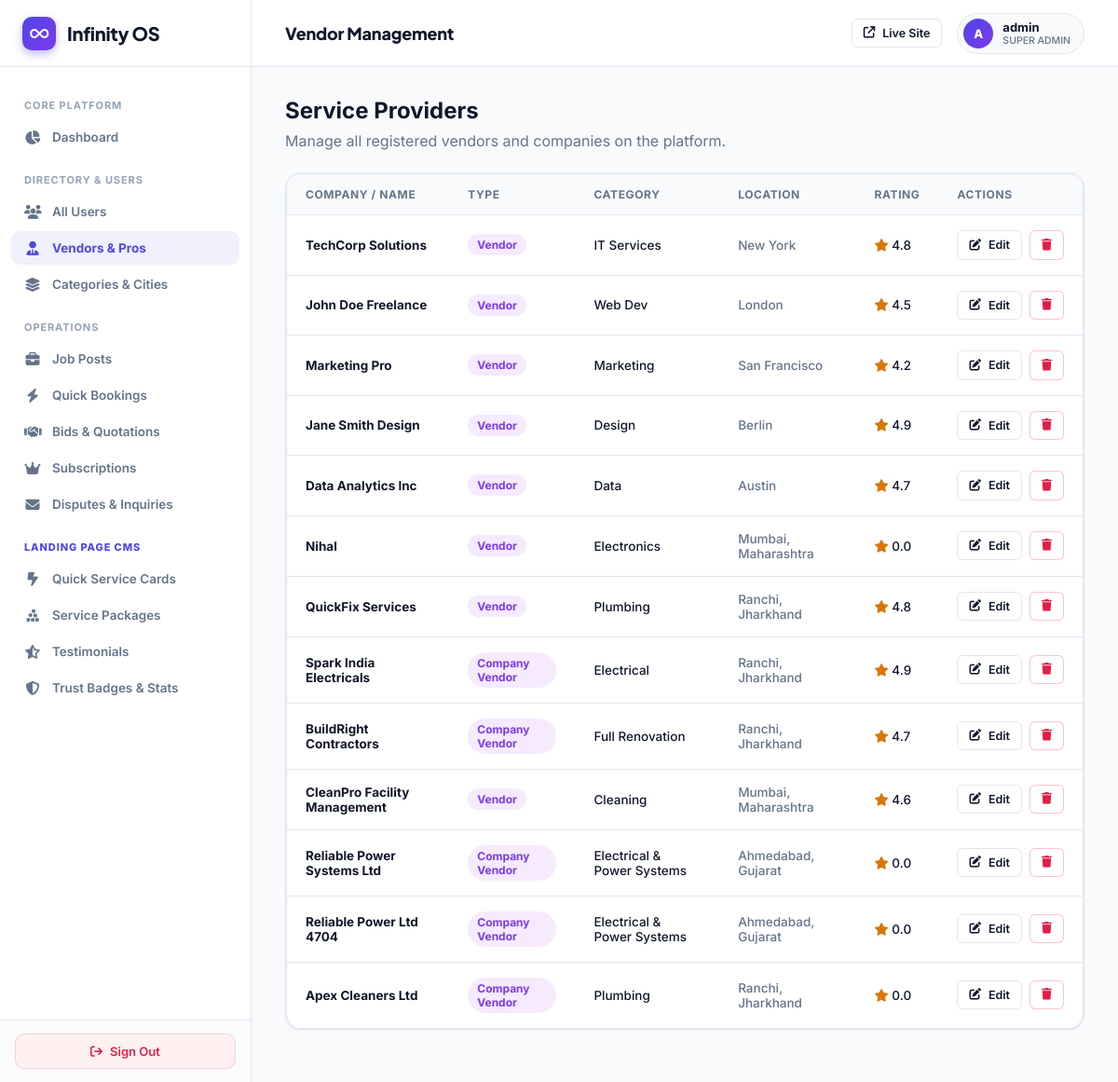
/super-admin/vendors/ (signed in), run on the app's committed database.
### myapp/models.py (models this page shows)
class CustomUser(AbstractUser):
    ROLE_CHOICES = (
        ('ADMIN', 'Admin'),
        ('VENDOR', 'Vendor'),
        ('USER', 'User'),
    )
    role = models.CharField(max_length=20, choices=ROLE_CHOICES, default='USER')

class VendorProfile(models.Model):
    user = models.OneToOneField(CustomUser, on_delete=models.CASCADE, related_name='vendor_profile')
    company_name = models.CharField(max_length=255, blank=True, null=True)
    category = models.CharField(max_length=100)
    location = models.CharField(max_length=255)
    VENDOR_TYPE_CHOICES = (
        ('vendor', 'Vendor'),
        ('company', 'Company Vendor'),
    )
    vendor_type = models.CharField(max_length=20, choices=VENDOR_TYPE_CHOICES, default='vendor')
    employee_code = models.CharField(max_length=50, null=True, blank=True)
    employee_details = models.TextField(null=True, blank=True)
    dob = models.DateField(null=True, blank=True)
    gender = models.CharField(max_length=20, null=True, blank=True)
    address = models.TextField(null=True, blank=True)
    experience = models.IntegerField(default=0)
    id_proof = models.CharField(max_length=100, null=True, blank=True)
    profile_image = models.ImageField(upload_to='vendor_profiles/', null=True, blank=True)
    about = models.TextField(null=True, blank=True)
    rating = models.DecimalField(max_digits=3, decimal_places=1, default=0.0)
    registered_date = models.DateTimeField(default=timezone.now)
    def __str__(self):
        return self.company_name or self.user.username

### myapp/super_admin_views.py (the view)
# urls.py: path('super-admin/vendors/', super_admin_views.super_admin_vendors, name='super_admin_vendors'),
@sa_required
def super_admin_vendors(request):
    vendors = VendorProfile.objects.all().select_related('user')
    return render(request, 'superadmin/vendors.html', {'vendors': vendors})

### myapp/super_admin_views.py (called while the page is built)
def sa_required(view_func):
    from functools import wraps
    @wraps(view_func)
    def wrapper(request, *args, **kwargs):
        if not request.user.is_authenticated:
            return redirect(f'{LOGIN_URL}?next={request.path}')
        if not request.user.is_superuser:
            return redirect('/')
        return view_func(request, *args, **kwargs)
    return wrapper

### templates/superadmin/vendors.html (shortened to what this page needs)
{% extends 'superadmin/base.html' %}
{% block header_title %}Vendor Management{% endblock %}
{% block content %}
<div style="margin-bottom: 24px;">
  <h2 style="font-size: 24px; font-weight: 700; margin-bottom: 8px;">Service Providers</h2>
  <p style="color: var(--text-muted);">Manage all registered vendors and companies on the platform.</p>
</div>
<div class="card" style="padding: 0;">
  <div class="table-container">
    <table>
      <thead>
        <tr>
          <th>Company / Name</th>
          <th>Type</th>
          <th>Category</th>
          <th>Location</th>
          <th>Rating</th>
          <th>Actions</th>
        </tr>
      </thead>
      <tbody>
        {% for v in vendors %}
        <tr>
          <td><strong>{{ v.company_name|default:v.user.username }}</strong></td>
          <td><span class="badge" style="background: rgba(168,85,247,0.12); color: #7c3aed;">{{ v.get_vendor_type_display }}</span></td>
          <td>{{ v.category }}</td>
          <td style="color: var(--text-muted);">{{ v.location }}</td>
          <td><i class="fa-solid fa-star" style="color: var(--warning);"></i> {{ v.rating }}</td>
          <td>
            <div style="display: flex; gap: 8px;">
              <a href="{% url 'super_admin_vendor_edit' v.id %}" class="btn btn-outline btn-sm"><i class="fa-solid fa-pen-to-square"></i> Edit</a>
              <a href="{% url 'super_admin_vendor_delete' v.id %}" class="btn btn-outline btn-sm" style="border-color: rgba(239,68,68,0.3);" onclick="return confirm('Delete vendor {{ v }}? This will also delete their user account.')">
                <i class="fa-solid fa-trash" style="color: var(--danger);"></i>
              </a>
            </div>
          </td>
        </tr>
        {% empty %}
        <tr><td colspan="6" style="text-align: center; padding: 40px; color: var(--text-muted);">No vendors found.</td></tr>
        {% endfor %}
      </tbody>
    </table>
  </div>
</div>
{% endblock %}

### templates/superadmin/base.html (shortened to what this page needs)
<!DOCTYPE html>
<html lang="en">
<head>
  <link rel="stylesheet" href="https://cdnjs.cloudflare.com/ajax/libs/font-awesome/6.5.2/css/all.min.css">
</head>
<body>
  <aside class="sidebar">
    <a href="{% url 'super_admin_dashboard' %}" class="sidebar-brand">
      <div class="sidebar-brand-icon">
        <i class="fa-solid fa-infinity"></i>
      </div>
      <span>Infinity OS</span>
    </a>
    <div class="sidebar-nav">
      <div class="nav-section">Core Platform</div>
      <a href="{% url 'super_admin_dashboard' %}" class="nav-item {% if request.path == '/super-admin/' %}active{% endif %}">
        <i class="fa-solid fa-chart-pie"></i>
        <span>Dashboard</span>
      </a>
      <div class="nav-section">Directory & Users</div>
      <a href="{% url 'super_admin_users' %}" class="nav-item {% if 'users' in request.path and 'landing' not in request.path %}active{% endif %}">
        <i class="fa-solid fa-users"></i>
        <span>All Users</span>
      </a>
      <a href="{% url 'super_admin_vendors' %}" class="nav-item {% if 'vendors' in request.path %}active{% endif %}">
        <i class="fa-solid fa-user-tie"></i>
        <span>Vendors & Pros</span>
      </a>
      <a href="{% url 'super_admin_cms' %}" class="nav-item {% if '/cms/' in request.path and 'landing' not in request.path %}active{% endif %}">
        <i class="fa-solid fa-layer-group"></i>
        <span>Categories &amp; Cities</span>
      </a>
      <div class="nav-section">Operations</div>
      <a href="{% url 'super_admin_jobs' %}" class="nav-item {% if 'jobs' in request.path and 'landing' not in request.path %}active{% endif %}">
        <i class="fa-solid fa-briefcase"></i>
        <span>Job Posts</span>
      </a>
      <a href="{% url 'super_admin_quick_services' %}" class="nav-item {% if '/super-admin/quick-services' in request.path and 'landing' not in request.path %}active{% endif %}">
        <i class="fa-solid fa-bolt"></i>
        <span>Quick Bookings</span>
      </a>
      <a href="{% url 'super_admin_bids' %}" class="nav-item {% if 'bids' in request.path and 'landing' not in request.path %}active{% endif %}">
        <i class="fa-solid fa-handshake"></i>
        <span>Bids & Quotations</span>
      </a>
      <a href="{% url 'super_admin_subscriptions' %}" class="nav-item {% if 'subscriptions' in request.path %}active{% endif %}">
        <i class="fa-solid fa-crown"></i>
        <span>Subscriptions</span>
      </a>
      <a href="{% url 'super_admin_messages' %}" class="nav-item {% if 'messages' in request.path %}active{% endif %}">
        <i class="fa-solid fa-envelope"></i>
        <span>Disputes & Inquiries</span>
      </a>
      <div class="nav-section" style="color: var(--accent); font-weight: 800;">Landing Page CMS</div>
      <a href="{% url 'super_admin_landing_quick_services' %}" class="nav-item {% if '/landing/quick-services' in request.path %}active{% endif %}">
        <i class="fa-solid fa-bolt-lightning"></i>
        <span>Quick Service Cards</span>
      </a>
      <a href="{% url 'super_admin_landing_packages' %}" class="nav-item {% if '/landing/packages' in request.path %}active{% endif %}">
        <i class="fa-solid fa-cubes-stacked"></i>
        <span>Service Packages</span>
      </a>
      <a href="{% url 'super_admin_landing_testimonials' %}" class="nav-item {% if '/landing/testimonials' in request.path %}active{% endif %}">
        <i class="fa-solid fa-star-half-stroke"></i>
        <span>Testimonials</span>
      </a>
      <a href="{% url 'super_admin_landing_trust_metrics' %}" class="nav-item {% if '/landing/trust-metrics' in request.path %}active{% endif %}">
        <i class="fa-solid fa-shield-halved"></i>
        <span>Trust Badges &amp; Stats</span>
      </a>
    </div>
    <div class="sidebar-footer">
      <a href="{% url 'logout' %}" class="btn-logout">
        <i class="fa-solid fa-arrow-right-from-bracket"></i>
        <span>Sign Out</span>
      </a>
    </div>
  </aside>
  <main class="main-area">
    <header class="header">
      <div class="header-title">
        {% block header_title %}Control Center{% endblock %}
      </div>
      <div class="header-actions">
        <a href="/" target="_blank" class="btn btn-outline btn-sm" title="Preview Public Site">
          <i class="fa-solid fa-arrow-up-right-from-square"></i>
          <span>Live Site</span>
        </a>
        <div class="admin-profile">
          <div class="avatar">
            {{ request.user.username|slice:":1"|upper }}
          </div>
          <div style="font-size: 13px; font-weight: 700;">
            {{ request.user.username }}
            <span style="display: block; font-size: 10.5px; color: var(--text-muted); font-weight: 500;">SUPER ADMIN</span>
          </div>
        </div>
      </div>
    </header>
    <div class="content-wrapper">
      <div class="content-container">
        {% block content %}{% endblock %}
      </div>
    </div>
  </main>
</body>
</html>

### data on the page
CustomUser: user.username "A", user.username "admin"
VendorProfile: company_name "TechCorp Solutions", vendor_type "Vendor", category "IT Services", location "New York", rating "4.8"
VendorProfile: company_name "John Doe Freelance", vendor_type "Vendor", category "Web Dev", location "London", rating "4.5"
VendorProfile: company_name "Marketing Pro", vendor_type "Vendor", category "Marketing", location "San Francisco", rating "4.2"
VendorProfile: company_name "Jane Smith Design", vendor_type "Vendor", category "Design", location "Berlin", rating "4.9"
VendorProfile: company_name "Data Analytics Inc", vendor_type "Vendor", category "Data", location "Austin", rating "4.7"
VendorProfile: company_name "Nihal", vendor_type "Vendor", category "Electronics", location "Mumbai, Maharashtra", rating "0.0"
VendorProfile: company_name "QuickFix Services", vendor_type "Vendor", category "Plumbing", location "Ranchi, Jharkhand", rating "4.8"
VendorProfile: company_name "Spark India Electricals", vendor_type "Company Vendor", category "Electrical", location "Ranchi, Jharkhand", rating "4.9"
VendorProfile: company_name "BuildRight Contractors", vendor_type "Company Vendor", category "Full Renovation", location "Ranchi, Jharkhand", rating "4.7"
VendorProfile: company_name "CleanPro Facility Management", vendor_type "Vendor", category "Cleaning", location "Mumbai, Maharashtra", rating "4.6"
VendorProfile: company_name "Reliable Power Systems Ltd", vendor_type "Company Vendor", category "Electrical & Power Systems", location "Ahmedabad, Gujarat", rating "0.0"
VendorProfile: company_name "Reliable Power Ltd 4704", vendor_type "Company Vendor", category "Electrical & Power Systems", location "Ahmedabad, Gujarat", rating "0.0"
VendorProfile: company_name "Apex Cleaners Ltd", vendor_type "Company Vendor", category "Plumbing", location "Ranchi, Jharkhand", rating "0.0"
